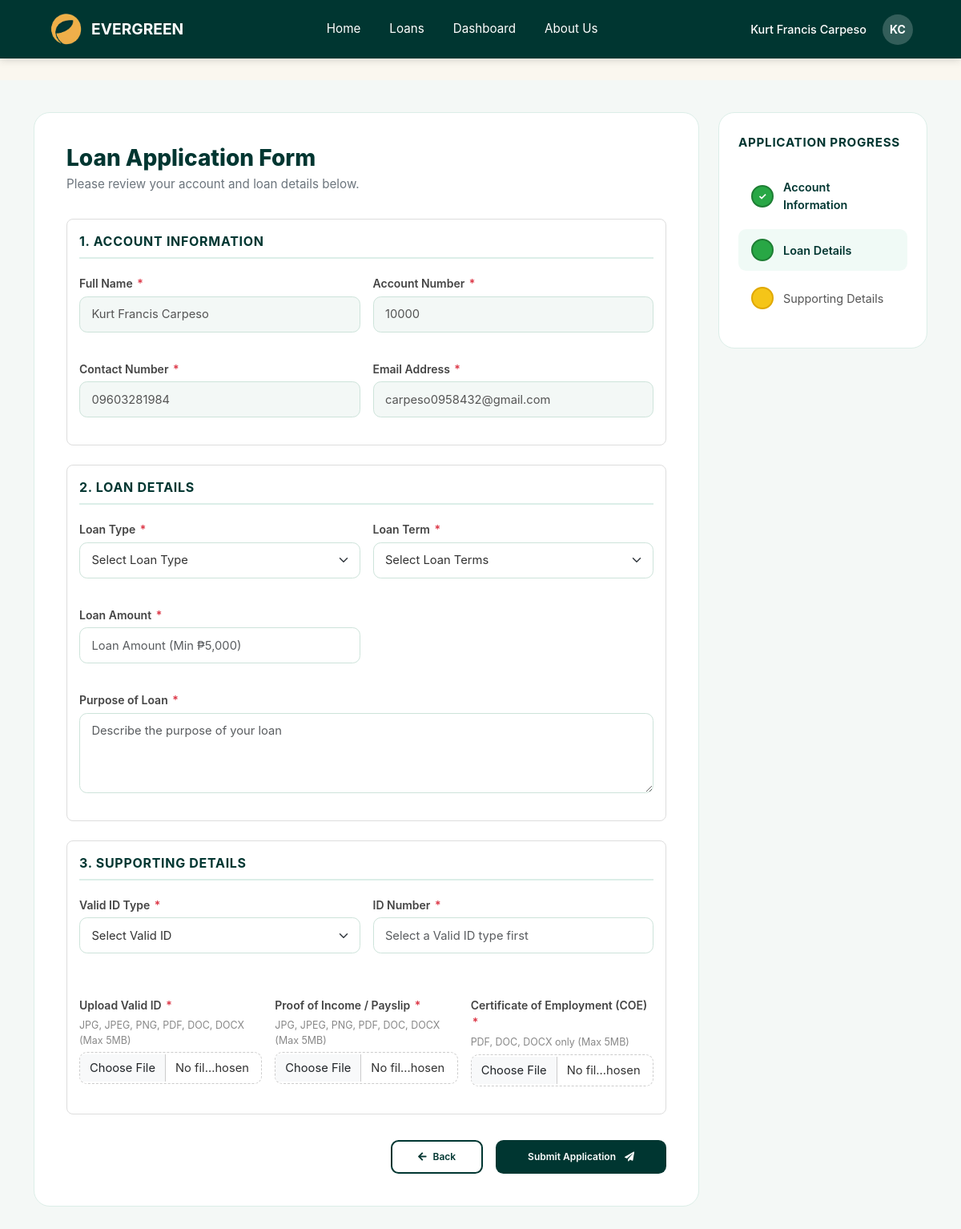
/LoanSubsystem/Loan/Loan_AppForm.php (signed in), run on the app's committed database.
### tables this page shows
CREATE TABLE `users` (
  `id` int(11) NOT NULL,
  `full_name` varchar(100) DEFAULT NULL,
  `user_email` varchar(255) NOT NULL,
  `password_hash` varchar(255) NOT NULL,
  `role` enum('Admin','User') DEFAULT 'User',
  `account_number` varchar(20) DEFAULT NULL,
  `contact_number` varchar(20) DEFAULT NULL,
  `created_at` timestamp NOT NULL DEFAULT current_timestamp()
);

### LoanSubsystem/Loan/Loan_AppForm.php (the view, shortened to what this page needs)
<?php
$host   = "localhost";
$dbuser = "root";
$dbpass = "";
$dbname = "loandb";
try {
    $pdo = new PDO(
        "mysql:host=$host;dbname=$dbname;charset=utf8mb4",
        $dbuser, $dbpass,
        [PDO::ATTR_ERRMODE => PDO::ERRMODE_EXCEPTION]
    );
} catch (PDOException $e) {
    die("Database connection failed. Please contact admin.");
}
$currentUser = null;
try {
    $stmt = $pdo->prepare(
        "SELECT full_name, user_email, contact_number, account_number
         FROM users WHERE user_email = ? LIMIT 1"
    );
    $stmt->execute([$_SESSION['user_email']]);
    $currentUser = $stmt->fetch(PDO::FETCH_ASSOC);
} catch (PDOException $e) {}
$currentUser['email'] = $currentUser['user_email'] ?? $currentUser['email'] ?? $_SESSION['user_email'];
?>
<!DOCTYPE html>
<html lang="en">
<head>
  <link href="https://cdn.jsdelivr.net/npm/bootstrap@5.3.3/dist/css/bootstrap.min.css" rel="stylesheet">
  <link rel="stylesheet" href="https://cdnjs.cloudflare.com/ajax/libs/font-awesome/5.15.4/css/all.min.css">
  <link rel="stylesheet" href="Loan_AppForm.css" />
</head>
<body>
<?php include 'header.php'; ?>
<div class="page-content" id="pageContent">
  <div class="container">
    <div class="row g-4">
      <div class="col-lg-3 order-lg-2">
        <div class="progress-card" id="progressCard">
          <h3>Application Progress</h3>
          <div class="progress-step active" id="progress-account">
            <span class="circle"></span>
            <span>Account Information</span>
          </div>
          <div class="progress-step" id="progress-loan">
            <span class="circle"></span>
            <span>Loan Details</span>
          </div>
          <div class="progress-step" id="progress-support">
            <span class="circle"></span>
            <span>Supporting Details</span>
          </div>
        </div>
      </div>
      <div class="col-lg-9 order-lg-1">
        <div class="form-card">
          <h1>Loan Application Form</h1>
          <p class="subtitle">Please review your account and loan details below.</p>
          <form id="loanForm" action="submit_loan.php" method="POST" enctype="multipart/form-data" novalidate>
            <section id="step-account-info" class="mb-4">
              <p class="section-heading">1. Account Information</p>
              <div class="row g-3">
                <div class="col-sm-6">
                  <label class="form-label" for="full_name">Full Name <span class="required">*</span></label>
                  <input type="text" class="form-control" name="full_name" id="full_name"
                         value="<?= htmlspecialchars($currentUser['full_name']) ?>"
                         placeholder="Full Name (e.g., John Doe)" required readonly />
                  <span class="validation-message" id="name-error"></span>
                </div>
                <div class="col-sm-6">
                  <label class="form-label" for="account_number">Account Number <span class="required">*</span></label>
                  <input type="text" class="form-control" name="account_number" id="account_number"
                         value="<?= htmlspecialchars($currentUser['account_number']) ?>"
                         placeholder="Account Number (10 digits)" required readonly />
                  <span class="validation-message" id="account-error"></span>
                </div>
                <div class="col-sm-6">
                  <label class="form-label" for="contact_number">Contact Number <span class="required">*</span></label>
                  <input type="tel" class="form-control" name="contact_number" id="contact_number"
                         value="<?= htmlspecialchars($currentUser['contact_number']) ?>"
                         placeholder="Contact Number (+63...)" required readonly />
                  <span class="validation-message" id="contact-error"></span>
                </div>
                <div class="col-sm-6">
                  <label class="form-label" for="email">Email Address <span class="required">*</span></label>
                  <input type="email" class="form-control" name="email" id="email"
                         value="<?= htmlspecialchars($currentUser['email']) ?>"
                         placeholder="Email Address" required readonly />
                  <span class="validation-message" id="email-error"></span>
                </div>
              </div>
            </section>
            <section id="step-loan-details" class="mb-4">
              <p class="section-heading">2. Loan Details</p>
              <div class="row g-3">
                <div class="col-sm-6">
                  <label class="form-label" for="loan_type">Loan Type <span class="required">*</span></label>
                  <select class="form-select" name="loan_type_id" id="loan_type" required>
                    <option value="">Select Loan Type</option>
                  </select>
                  <span class="validation-message" id="loan-type-error"></span>
                </div>
                <div class="col-sm-6">
                  <label class="form-label" for="loan_terms">Loan Term <span class="required">*</span></label>
                  <select class="form-select" name="loan_terms" id="loan_terms" required>
                    <option value="">Select Loan Terms</option>
                  </select>
                  <span class="validation-message" id="loan-terms-error"></span>
                </div>
                <div class="col-sm-6">
                  <label class="form-label" for="loan_amount">Loan Amount <span class="required">*</span></label>
                  <input type="number" class="form-control" name="loan_amount" id="loan_amount"
                         placeholder="Loan Amount (Min ₱5,000)" min="5000" step="0.01" required />
                  <span class="validation-message" id="amount-error"></span>
                </div>
                <div class="col-12">
                  <label class="form-label" for="purpose">Purpose of Loan <span class="required">*</span></label>
                  <textarea class="form-control" name="purpose" id="purpose"
                            placeholder="Describe the purpose of your loan" required></textarea>
                  <span class="validation-message" id="purpose-error"></span>
                </div>
              </div>
            </section>
            <section id="step-supporting-details" class="mb-4">
              <p class="section-heading">3. Supporting Details</p>
              <div class="row g-3">
                <div class="col-sm-6">
                  <label class="form-label" for="loan_valid_id_type">Valid ID Type <span class="required">*</span></label>
                  <select class="form-select" name="loan_valid_id_type" id="loan_valid_id_type" required>
                    <option value="">Select Valid ID</option>
                  </select>
                  <span class="validation-message" id="valid-id-type-error"></span>
                </div>
                <div class="col-sm-6">
                  <label class="form-label" for="valid_id_number">ID Number <span class="required">*</span></label>
                  <input type="text" class="form-control" name="valid_id_number" id="valid_id_number"
                         placeholder="Select a Valid ID type first" maxlength="150" required />
                  <span class="id-format-hint" id="id-format-hint"></span>
                  <span class="validation-message" id="valid-id-number-error"></span>
                </div>
                <div class="col-sm-12 col-md-4">
                  <label class="form-label" for="attachment">Upload Valid ID <span class="required">*</span></label>
                  <span class="file-hint">JPG, JPEG, PNG, PDF, DOC, DOCX (Max 5MB)</span>
                  <input type="file" class="form-control" name="attachment" id="attachment"
                         accept=".jpg,.jpeg,.png,.pdf,.doc,.docx" required />
                  <span class="validation-message" id="attachment-error"></span>
                </div>
                <div class="col-sm-12 col-md-4">
                  <label class="form-label" for="proof_of_income">Proof of Income / Payslip <span class="required">*</span></label>
                  <span class="file-hint">JPG, JPEG, PNG, PDF, DOC, DOCX (Max 5MB)</span>
                  <input type="file" class="form-control" name="proof_of_income" id="proof_of_income"
                         accept=".jpg,.jpeg,.png,.pdf,.doc,.docx" required />
                  <span class="validation-message" id="proof-income-error"></span>
                </div>
                <div class="col-sm-12 col-md-4">
                  <label class="form-label" for="coe_document">Certificate of Employment (COE) <span class="required">*</span></label>
                  <span class="file-hint">PDF, DOC, DOCX only (Max 5MB)</span>
                  <input type="file" class="form-control" name="coe_document" id="coe_document"
                         accept=".pdf,.doc,.docx" required />
                  <span class="validation-message" id="coe-error"></span>
                </div>
              </div>
            </section>
            <div class="d-flex flex-wrap gap-3 justify-content-end pt-2">
              <button class="btn-back" type="button" onclick="location.href='index.php'">
                <i class="fas fa-arrow-left me-2"></i>Back
              </button>
              <button type="submit" class="btn-submit">
                Submit Application <i class="fas fa-paper-plane ms-2"></i>
              </button>
            </div>
          </form>
        </div>
      </div>
    </div>
  </div>
</div>
</body>
</html>

### LoanSubsystem/Loan/Loan_AppForm.css (style rules this page uses)
* { margin: 0; padding: 0; box-sizing: border-box; font-family: 'Inter', sans-serif; }
body { font-family: 'Inter', sans-serif; background-color: #FAF7EF; color: #333; display: flex; justify-content: center; padding: 0; margin: 0; font-size: 12px; }
.page-content { width: 100%; margin-top: 100px; display: flex; justify-content: center; transition: filter 0.3s ease; }
section { margin-bottom: 25px; padding: 15px; border: 1px solid #ddd; border-radius: 8px; }
input, select, textarea { width: 100%; padding: 10px 12px; border: 1px solid #ccc; border-radius: 6px; font-size: 0.95rem; transition: border-color 0.3s; }
input[type="file"] { border: 1px dashed #ccc; padding: 10px; background-color: #fff; }
textarea { resize: none; height: 80px; }
.validation-message { color: #d9534f; font-size: 0.75rem; margin-top: 5px; height: 15px; }
.btn-back { background: transparent; border: 1px solid #333; color: #333; }
.btn-submit { background: #064e3b; color: white; }
.progress-step { display: flex; align-items: center; gap: 15px; margin-bottom: 20px; color: #999; font-size: 1rem; padding-left: 10px; }
.circle { width: 18px; height: 18px; border-radius: 50%; border: 3px solid #ccc; background-color: white; display: inline-block; transition: all 0.3s; }
.active .circle { background-color: #f7b500; border-color: #f7b500; }
.complete .circle { background-color: #2e8b57; border-color: #2e8b57; }
.active, .complete { color: #000; font-weight: 500; }

### LoanSubsystem/Loan/header.php (style rules this page uses)
*, *::before, *::after { margin: 0; padding: 0; box-sizing: border-box; }
body { font-family: 'Segoe UI', Tahoma, Geneva, Verdana, sans-serif; overflow-x: hidden; }

### data on the page
users: full_name "Kurt Francis Carpeso", account_number "10000", contact_number "09603281984", email "carpeso0958432@gmail.com"

### other printed values
$displayName "Kurt Francis Carpeso"
$userInitials "KC"
